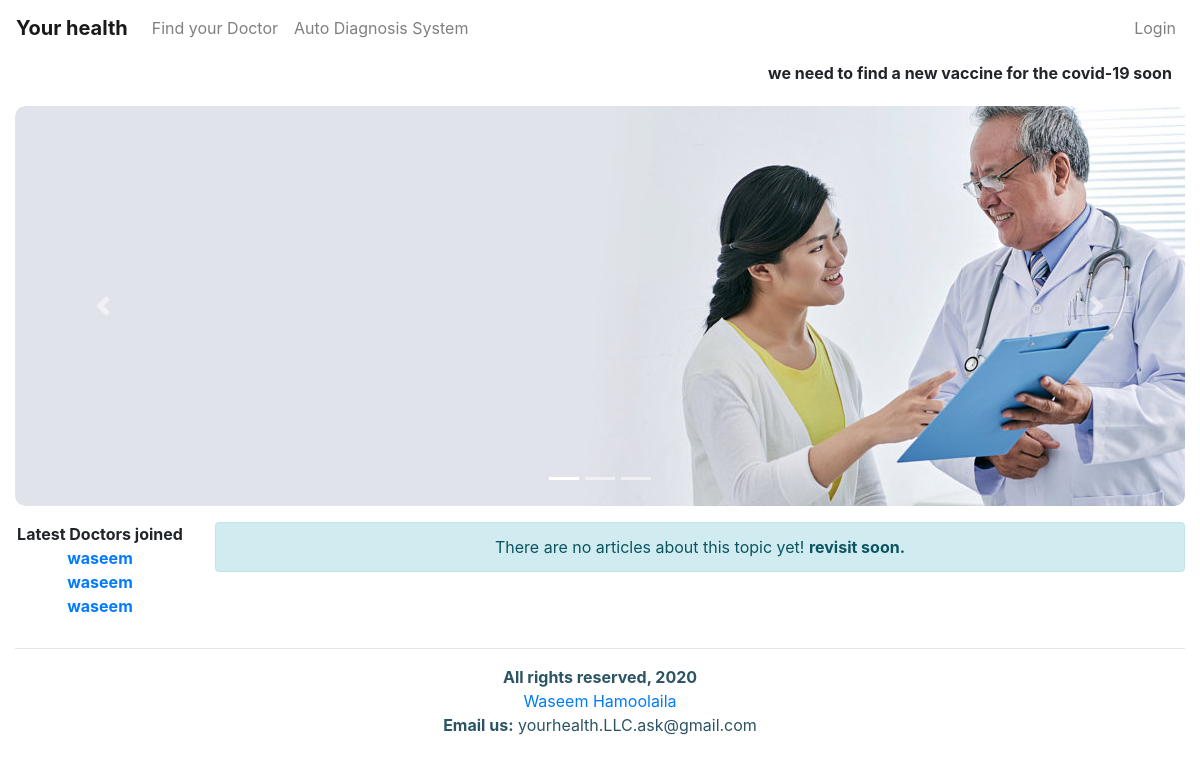
The app's page /60/ with its own data.
### main/models.py (models this page shows, shortened)
class News(models.Model):
    date = models.TimeField(auto_now=True)
    item = models.CharField(max_length=500, null=False)

class Clinic(models.Model):
    creation_date = models.DateField(auto_now=True, null=True)
    speciality = models.CharField(max_length=255, null=False)
    location = models.CharField(max_length=255, null=False)
    open_time = models.CharField(max_length=255, null=True)
    close_time = models.CharField(max_length=255, null=True)
    description = models.TextField(null=True)
    phone_number1 = models.CharField(max_length=255, null=True, blank=True)
    phone_number2 = models.CharField(max_length=255, null=True, blank=True)
    province = models.CharField(max_length=255)
    activated = models.BooleanField(default=False)
    clinic_doctor = models.ForeignKey(
        User,  limit_choices_to={'groups__name': "doctor"}, on_delete=models.CASCADE)

### main/views.py (the view)
# urls.py: path("", home_view),
def home_view(request, cat_id=-1):
    context = {}  # main context
    try:
        if cat_id > 0:
            selected_cat = Category.objects.get(id=cat_id)
            list_of_articles = Article.objects.filter(article_category=selected_cat)
        else:
            list_of_articles = Article.objects.all().order_by("-date")
        list_of_categories = Category.objects.all()
        context["categories"] = list_of_categories
        context["articles"] = list_of_articles
    except:
        context["empty"] = None
    all_news = News.objects.all()
    context["news"] = all_news
    latest_5_doctors = Clinic.objects.all().order_by("-id")[:5]
    context["latest_5"] = latest_5_doctors
    return render(request, "main/pages/home.html", context)

### templates/main/pages/home.html (shortened to what this page needs)
{% extends 'base.html' %}
{% block content %}
{% load static %}
{% if news %}
{% include 'main/components/ticker.html'%}
{% endif %}
<div class="carousel d-none d-md-block">
  {% include 'main/components/carousel.html' %}
</div>
<div class="row mt-3">
  <div class="col-md-2">
    <div class="row">
      <div class="col-md-12">
        <b>Latest Doctors joined</b>
      </div>
      {% if latest_5 %}
      {% for doc in latest_5 %}
      <div class="col-md-12">
        <a href="/clinic-details/{{doc.id}}/"><b>{{doc.clinic_doctor.first_name}}</b></a>
      </div>
      {% endfor %}
      {% endif %}
    </div>
  </div>
  {% if articles %}
  <div class="col-md-10">
    <div class="row">
      {% for article in articles %}
      {% if forloop.counter == 1 or forloop.counter == 2 %}
      <div class="col-md-6 col-sm-12 mb-3">
        <div class="card">
          <div class="card-body">
            <h5 class="card-title">{{article.title}}</h5>
            <a href="/full-article/{{article.id}}/" class="btn btn-primary">Read it</a>
            <p class="card-text"><small class="text-muted">{{article.date}}</small></p>
          </div>
          <img class="card-img-bottom img-fluid" width="400" height="200" src="{{article.image.url}}"
            alt="Card image cap">
        </div>
      </div>
      {% else %}
      <div class="card col-md-auto mt-3 mb-3" style="width: 18rem;">
        <img class="img-fluid img-thumbnail rounded" src="{{article.image.url}}" alt="Card image cap">
        <div class="card-body">
          <h5 class="card-title">{{article.title}}</h5>
          <i>Wrote by: {{article.article_author.first_name}}</i> <br>
          <p class="card-text"><small class="text-muted">{{article.date}}</small></p>
          <a href="/full-article/{{article.id}}/" class="btn btn-primary">Read it</a>
        </div>
      </div>
      {% endif %}
      {% endfor %}
    </div>
  </div>
  {% else %}
  <div class="col-md-10">
    <div class="row">
      <div class="col-12">
        <div class="alert alert-info">
          There are no articles about this topic yet! <b>revisit soon.</b>
        </div>
      </div>
    </div>
  </div>
  {% endif %}
</div>
{% include 'main/components/footer.html' %}
{% endblock content %}

### templates/main/components/ticker.html
<div class="ticker-box" id="ticker-box">
	<ul>
		{% for item in news %}
		<li>{{ item.item }}</li>
		{% endfor %}
	</ul>
</div>

### static/css/style.css (style rules this page uses)
html, body { height: 100%; width: 100%; left: 0; top: 0; bottom: 0; right: 0; margin: 0; }
.ticker-box { background-color: #FFF; border-radius: 10px; margin: 5px; font-weight: bold; }
.carousel { width: 100%; height: 400px; overflow: hidden; border-radius: 10px; }
.row { text-align: center; }

### records on screen
News: item "we need to find a new vaccine for the covid-19 soon"
Clinic: clinic_doctor.first_name "waseem"
Clinic: clinic_doctor.first_name "waseem"
Clinic: clinic_doctor.first_name "waseem"
